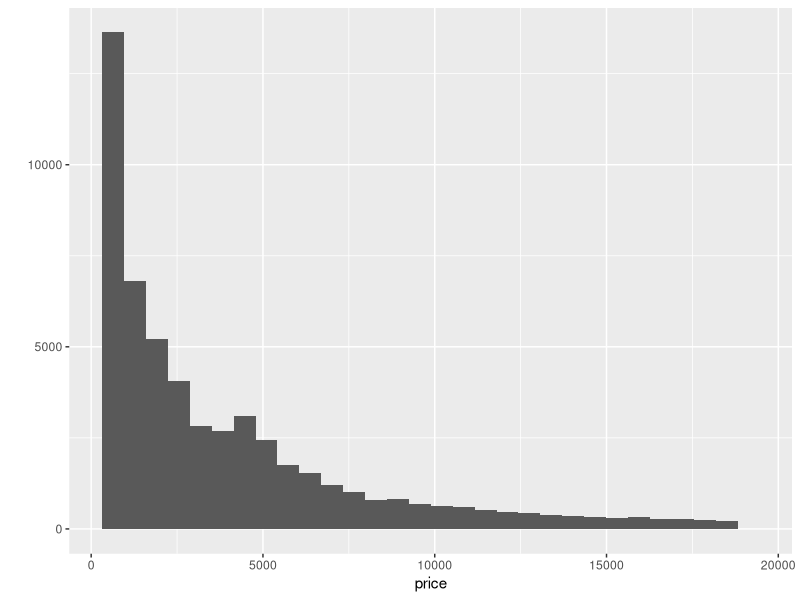
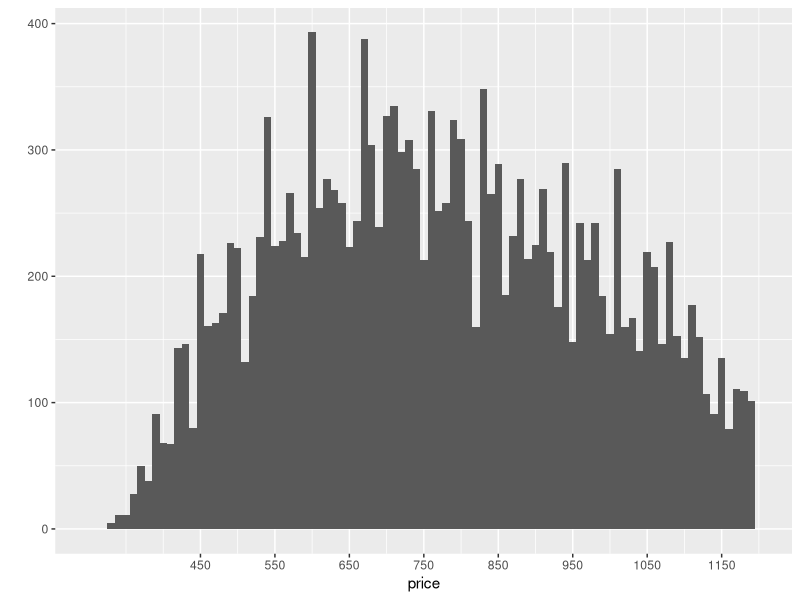
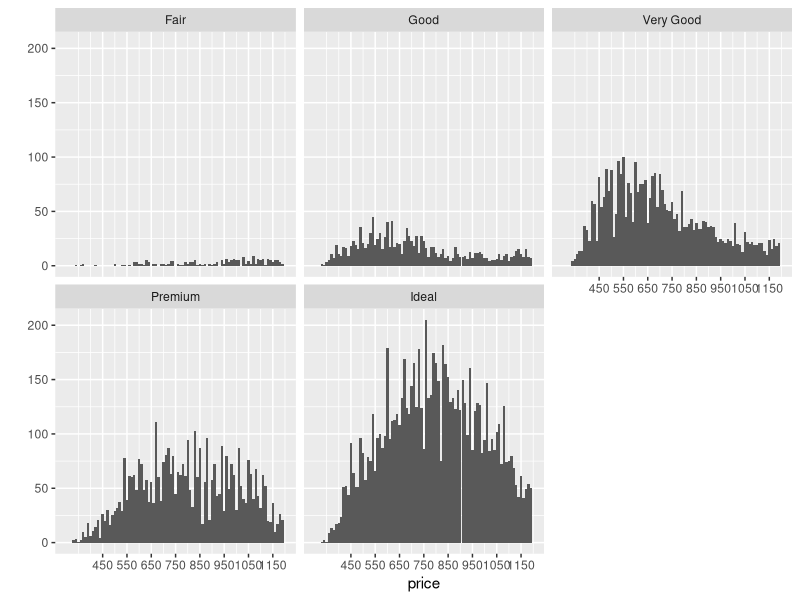
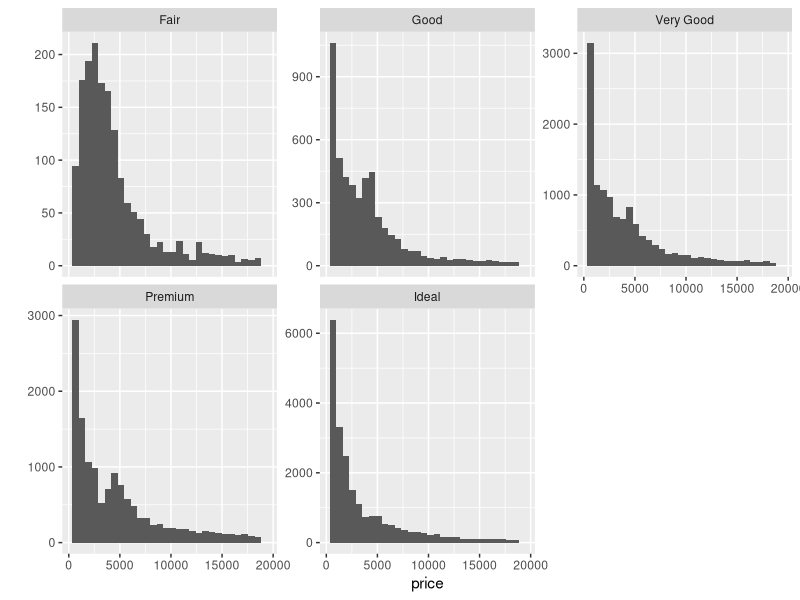
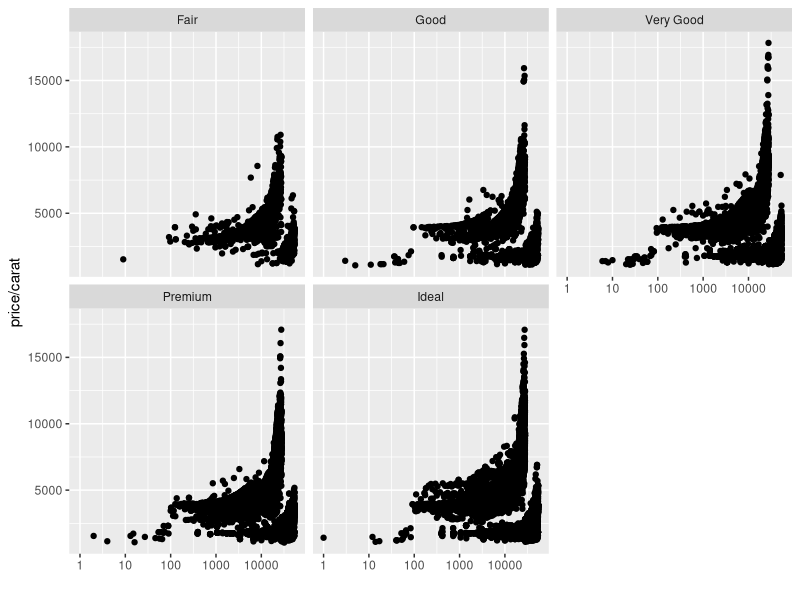

These charts were generated, in order, by the following R code: (Note: this script raises an error after producing the figures.)

library(ggplot2)
data(diamonds)
#Below gave the answer to Q1#
length(diamonds$price)
names(diamonds)
summary(diamonds)
#Below gave the answers to Q2, Q3, Q4#
?diamonds

by(diamonds$price, diamonds$color, summary)

#Problem set 3, Part 2) 

qplot(x = price, data = diamonds) +
  scale_x_continuous()

#Part 3 Data represents a longtailed distribution of the data with a median price around 2400 dollars.#

#Part 4
sum(diamonds$price < 500)
sum(diamonds$price < 250)
sum(diamonds$price >= 15000)

#Part 5
qplot(x = price, data = diamonds, binwidth = 10) +
  scale_x_continuous(limits= c(300, 1200), breaks = seq(450,1200, 100))
#Part 6
qplot(x = price, data = diamonds, binwidth = 10) +
  scale_x_continuous(limits= c(300, 1200), breaks = seq(450,1200, 100))+
  facet_wrap(~cut)
#Part 7
by(diamonds$price, diamonds$cut, max)
by(diamonds$price, diamonds$cut, min)
by(diamonds$price, diamonds$cut, median)
#Part 8
qplot(x = price, data = diamonds) + facet_wrap(~cut, scales = "free_y")
?facet_wrap
# Part 9
qplot(y=price/carat, data=diamonds)+
  scale_x_log10()+
  facet_wrap(~cut)
# Part 10
plot(y=price/carat, x=color,  data=diamonds, geom="boxplot", fill=color)+
  coord_cartesian(ylim=c(0,7500))
# Part 11
?diamonds
by(diamonds$price, diamonds$color, summary)
# Part 12
qplot(y=price/carat, x=color,  data=diamonds, geom="boxplot", fill=color)+
  coord_cartesian(ylim=c(0,7500))
#Part 13
qplot(x = carat, data = diamonds, geom = "freqpoly", color = carat, binwidth = .1) +
  scale_x_continuous(limits= c(0,3), breaks = seq(0,3, .1))+
  coord_cartesian(ylim = c(0,2000))

table(diamonds$carat)

# Part 14
#Reading in data realted to the Gapminder dataset for Cellphones per 100 people
gap <- read.csv("Gapminder- Cell phone per 100.csv", sep =',')
names(gap)
names(gap)[1]<- "country"
library(dplyr)
library(tidyr)

#Utilizing Tidyr to manipulate data into a Tidy table
dat <- gather(gap, "year","cell_phone_per_100", 2:48)

#Cleaing out the character X which had marked all of my Year data
dat$year <- gsub('X','',dat$year)

#Plot1 - Plotting a Histogram for the year 2011 for all countries in the dataset
qplot(y = cell_phone_per_100, x = year,  data= subset(dat, year== 2011), 
      geom="boxplot",
      xlab = 'Year 2011',
      ylab = 'Cell phones per 100 people') +
  coord_cartesian(ylim = c(25,175))

# Plot2 - 1st filtering for data in 1990 and 2011 because I couldn't get my | logical operator right. 

dat2011 <- filter(dat, year == 2011)
dat2000 <- filter(dat, year == 2000)

# 2nd Merging the two datasets
data2000_2011 <- full_join(dat2000, dat2011)

# 3rd Plotting the distrubtion of world cell phones per 100 people in 2011 and 1990
qplot(x = log10(cell_phone_per_100), data = data2000_2011,
      geom = 'freqpoly', color = year)


# Part 15-  Used the Provided Facebook data to perform the analysis on DOB Data
qplot(x = dob_day, data = pf) +
  scale_x_discrete(count = 1:31) +
  facet_wrap(~dob_month, ncol = 3)






